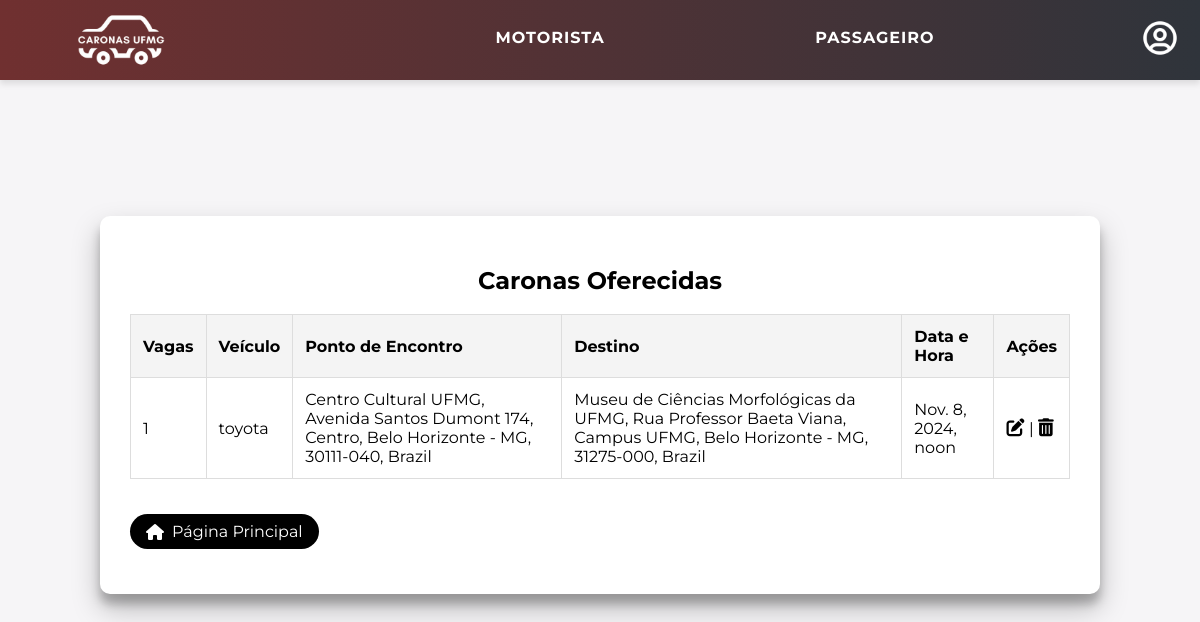
/visualizar_caronas/ (signed in), run on the app's committed database.
### polls/models.py (models this page shows, shortened)
class Carona(models.Model):
    cpf_motorista = models.ForeignKey('Usuario', on_delete=models.CASCADE)  # Chave estrangeira para Usuario
    quantidade = models.IntegerField()
    veiculo = models.ForeignKey('Veiculo', on_delete=models.CASCADE)  # Chave estrangeira para Veiculo
    ponto_encontro = models.CharField(max_length=255)
    destino = models.CharField(max_length=255)
    data_hora = models.DateTimeField()  # Campo para data e hora

class Veiculo(models.Model):
    cpf_motorista = models.ForeignKey('Usuario', on_delete=models.CASCADE, default='0.00000000')  # Chave estrangeira para Usuario
    placa = models.CharField(max_length=7, primary_key=True)  # A placa será a chave primária, portanto, deve ser única
    modelo = models.CharField(max_length=50)  # Campo para o modelo do veículo
    cor = models.CharField(max_length=20)  # Campo para a cor do veículo

### polls/views.py (the view)
# urls.py: path('visualizar_caronas/', views.visualizar_caronas, name='visualizar_caronas'),
def visualizar_caronas(request):
    cpf = request.session['cpf']
    try: veiculo = Veiculo.objects.get(cpf_motorista = cpf)
    except Veiculo.DoesNotExist : return HttpResponse("Nenhum veículo cadastrado nesse CPF")
    caronas = Carona.objects.filter(cpf_motorista = cpf)
    return render(request, 'mysite/visualizarcaronas.html', {'caronas': caronas})

### polls/templates/mysite/visualizarcaronas.html (shortened to what this page needs)
{% extends 'mysite/base.html' %}
{% load static %}
{% block extra_css %}
    <link rel="stylesheet" href="{% static 'css/visualizarcarona.css' %}">
	<link rel="stylesheet" href="https://cdnjs.cloudflare.com/ajax/libs/font-awesome/6.0.0-beta3/css/all.min.css">
{% endblock %}
{% block content %}
    <main>
        <h2>Caronas Oferecidas</h2>
        {% if caronas %}
            <div class="table-container">
                <table>
                    <thead>
                        <tr>
                            <th>Vagas</th>
                            <th>Veículo</th>
                            <th>Ponto de Encontro</th>
                            <th>Destino</th>
                            <th>Data e Hora</th>
                            <th>Ações</th>
                        </tr>
                    </thead>
                    <tbody>
                        {% for carona in caronas %}
                            <tr class="carona-row">
                                <td>{{ carona.quantidade }}</td>
                                <td>{{ carona.veiculo.modelo}}</td>
                                <td>{{ carona.ponto_encontro }}</td>
                                <td>{{ carona.destino }}</td>
                                <td>{{ carona.data_hora }}</td>
                                <td>
                                    <a href="{% url 'editar_carona' carona.id %}">
                                        <i class="fas fa-edit"></i>
                                    </a> |
                                    <a href="#" onclick="showPopup({{ carona.id }})">
                                        <i class="fas fa-trash-alt"></i>
                                    </a>
                                </td>
                            </tr>
                        {% endfor %}
                    </tbody>
                </table>
            </div>
        {% else %}
            <p>Você não tem nenhuma carona oferecida no momento :).</p>
        {% endif %}
        <a href="{% url 'home' %}" class="home-link">
			<i class="fas fa-home"></i> Página Principal
		</a>
    </main>
{% endblock %}

### static/css/base.css (style rules this page uses)
* { box-sizing: border-box; }
html, body { height: 100%; overflow: auto; }
body { background: #f6f5f7; display: flex; justify-content: center; align-items: center; flex-direction: column; font-family: 'Montserrat', sans-serif; }
h2 { text-align: center; }
a { color: #333; font-size: 18px; text-decoration: none; margin: 15px 0; }

### staticfiles/css/visualizarcarona.css (style rules this page uses)
* { box-sizing: border-box; }
html, body { height: 100%; overflow: hidden; }
body { background: #f6f5f7; display: flex; justify-content: center; align-items: center; flex-direction: column; font-family: 'Montserrat', sans-serif; height: 100vh; margin: -20px 0 50px; }
main { background-color: #fff; border-radius: 10px; box-shadow: 0 14px 28px rgba(0,0,0,0.25), 0 10px 10px rgba(0,0,0,0.22); padding: 30px; max-width: 1000px; width: 100%; }
table { width: 100%; border-collapse: collapse; margin-bottom: 20px; }
th, td { padding: 12px; text-align: left; border: 1px solid #ddd; }
th { background-color: #f4f4f4; font-weight: bold; }
a { color: black; text-decoration: none; }
table tbody tr:nth-child(odd) { background-color: #fff; }
.home-link { display: inline-flex; align-items: center; font-size: 16px; padding: 8px 16px; background-color: black; color: white; border-radius: 25px; text-decoration: none; transition: background-color 0.3s, transform 0.3s; }
.home-link i { margin-right: 8px; }

### data on the page
Carona: quantidade "1", veiculo.modelo "toyota", ponto_encontro "Centro Cultural UFMG, Avenida Santos Dumont 174, Centro, Belo Horizonte - MG, 30111-040, Brazil", destino "Museu de Ciências Morfológicas da UFMG, Rua Professor Baeta Viana, Campus UFMG, Belo Horizonte - MG, 31275-000, Brazil", data_hora "Nov. 8, 2024, noon"
